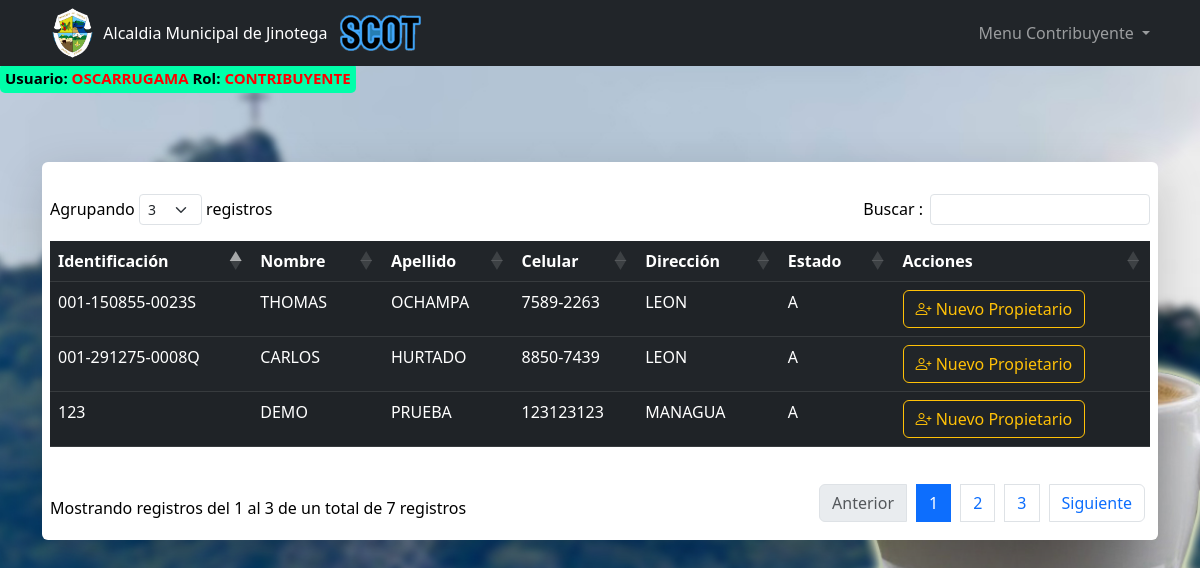
Page /pages/ibis/nuevosPropietarios.php (signed in) on the committed database.
### tables this page shows
CREATE TABLE IF NOT EXISTS `usuarios` (
  `idUsuario` int(11) NOT NULL AUTO_INCREMENT,
  `usuario` varchar(50) NOT NULL,
  `password` varchar(100) NOT NULL,
  `rol` varchar(20) NOT NULL,
  `identificacion` varchar(30) NOT NULL,
  `nombre1` varchar(100) NOT NULL,
  `nombre2` varchar(30) DEFAULT NULL,
  `apellido1` varchar(30) NOT NULL,
  `apellido2` varchar(30) DEFAULT NULL,
  `email` varchar(100) DEFAULT NULL,
  `celular` varchar(30) NOT NULL,
  `direccion` varchar(100) DEFAULT NULL,
  `estado` varchar(1) NOT NULL DEFAULT 'A',
  PRIMARY KEY (`idUsuario`)
);

### pages/ibis/nuevosPropietarios.php (the view, shortened to what this page needs)
<?php include '../../templates/header_menu.php'; ?>
<?php
    $conexion = new Conexion();
    $conn = $conexion->conectar();
    $codCatastral = isset($_GET['codCatastral']) ? mysqli_real_escape_string($conn, $_GET['codCatastral']) : '';
    $identificacion = isset($_GET['id']) ? mysqli_real_escape_string($conn, $_GET['id']) : '';
    $sql = sprintf("SELECT U.identificacion, U.nombre1, U.apellido1, U.celular, U.direccion, U.estado
                    FROM usuarios U LEFT JOIN tributos T ON U.identificacion = T.identificacion
                    AND T.tipoEntidad = 'IBI' AND T.codEntidad = '%s'
                    WHERE U.rol = 'CONTRIBUYENTE' AND T.identificacion IS NULL", $codCatastral);
    $resultado = mysqli_query($conn, $sql);
    $contribuyentes = [];
    if ($resultado) {
        while ($row = mysqli_fetch_assoc($resultado)) {
            $contribuyentes[] = $row;
        }
    }
?>
<div class="container mt-5 fondoEspecial">
    <div class="row justify-content-center">
        <div class="container">
            <div class="p-2 col-md-12 shadow-lg pb-3 mt-4 bg-white rounded" style="margin-top: 20px;">
                <br>
                <table id='tablax' class="mt-2 mb-0 table table-dark table-striped">
                    <thead>
                        <tr>
                            <th>Identificación</th>
                            <th>Nombre</th>
                            <th>Apellido</th>
                            <th>Celular</th>
                            <th>Dirección</th>
                            <th>Estado</th>
                            <th>Acciones</th>
                        </tr>
                    </thead>
                    <tbody>
                    <?php foreach ($contribuyentes as $contribuyente): ?>
                        <tr>
                            <td><?php echo htmlspecialchars($contribuyente['identificacion']); ?></td>
                            <td><?php echo htmlspecialchars($contribuyente['nombre1']); ?></td>
                            <td><?php echo htmlspecialchars($contribuyente['apellido1']); ?></td>
                            <td><?php echo htmlspecialchars($contribuyente['celular']); ?></td>
                            <td><?php echo htmlspecialchars($contribuyente['direccion']); ?></td>
                            <td><?php echo htmlspecialchars($contribuyente['estado']); ?></td>
                            <td>
                                <a href="sumarPropietarios.php?id1=<?php echo htmlspecialchars($identificacion); ?>&id=<?php echo htmlspecialchars($contribuyente['identificacion']); ?>&codCatastral=<?php echo htmlspecialchars($codCatastral); ?>" class="btn btn-outline-warning">
                                    <i class="bi bi-person-plus"></i> Nuevo Propietario
                                </a>
                            </td>
                        </tr>
                        <?php endforeach; ?>
                    </tbody>
                </table>
            </div>
        </div>
    </div>
</div>

### templates/header_menu.php (style rules this page uses)
body { background-image: url("/public/Imagenes/FondoX.jpg"); background-size: cover; background-repeat: no-repeat; background-attachment: fixed; color: #000; }

### rows in the picture
usuarios: identificacion "001-150855-0023S", nombre1 "THOMAS", apellido1 "OCHAMPA", celular "7589-2263", direccion "LEON", estado "A"
usuarios: identificacion "001-291275-0008Q", nombre1 "CARLOS", apellido1 "HURTADO", celular "8850-7439", direccion "LEON", estado "A"
usuarios: identificacion "123", nombre1 "DEMO", apellido1 "PRUEBA", celular "123123123", direccion "MANAGUA", estado "A"

### other values in the picture
$_SESSION['usuario'] "OSCARRUGAMA"
$_SESSION['rol'] "CONTRIBUYENTE"
